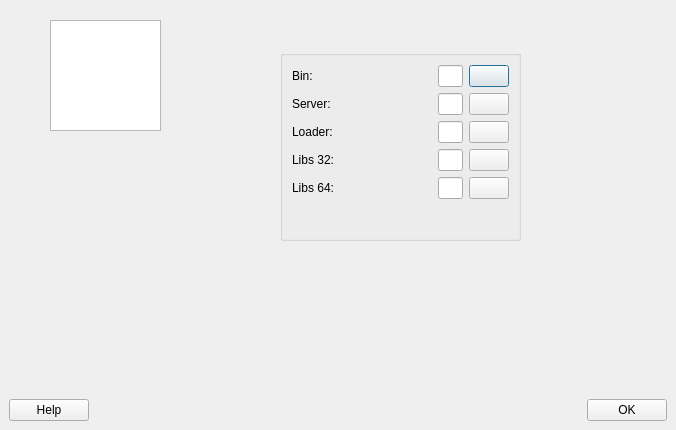
<?xml version="1.0" encoding="UTF-8"?>
<ui version="4.0">
 <class>VersionManager</class>
 <widget class="QDialog" name="VersionManager">
  <property name="windowModality">
   <enum>Qt::WindowModal</enum>
  </property>
  <property name="geometry">
   <rect>
    <x>0</x>
    <y>0</y>
    <width>676</width>
    <height>430</height>
   </rect>
  </property>
  <property name="minimumSize">
   <size>
    <width>340</width>
    <height>370</height>
   </size>
  </property>
  <property name="windowTitle">
   <string>Wine Version Manager</string>
  </property>
  <layout class="QVBoxLayout" name="verticalLayout">
   <property name="spacing">
    <number>0</number>
   </property>
   <property name="leftMargin">
    <number>0</number>
   </property>
   <property name="topMargin">
    <number>0</number>
   </property>
   <property name="rightMargin">
    <number>0</number>
   </property>
   <property name="bottomMargin">
    <number>0</number>
   </property>
   <item>
    <widget class="QWidget" name="wContent" native="true">
     <property name="sizePolicy">
      <sizepolicy hsizetype="Preferred" vsizetype="MinimumExpanding">
       <horstretch>0</horstretch>
       <verstretch>0</verstretch>
      </sizepolicy>
     </property>
     <widget class="QWidget" name="wPrefix" native="true">
      <property name="geometry">
       <rect>
        <x>40</x>
        <y>10</y>
        <width>131</width>
        <height>131</height>
       </rect>
      </property>
      <property name="sizePolicy">
       <sizepolicy hsizetype="Preferred" vsizetype="MinimumExpanding">
        <horstretch>0</horstretch>
        <verstretch>0</verstretch>
       </sizepolicy>
      </property>
      <widget class="QListWidget" name="listPrefix">
       <property name="geometry">
        <rect>
         <x>10</x>
         <y>10</y>
         <width>111</width>
         <height>111</height>
        </rect>
       </property>
      </widget>
     </widget>
     <widget class="QWidget" name="wSettings" native="true">
      <property name="geometry">
       <rect>
        <x>260</x>
        <y>20</y>
        <width>301</width>
        <height>261</height>
       </rect>
      </property>
      <property name="sizePolicy">
       <sizepolicy hsizetype="Preferred" vsizetype="MinimumExpanding">
        <horstretch>0</horstretch>
        <verstretch>0</verstretch>
       </sizepolicy>
      </property>
      <widget class="QGroupBox" name="gSettings">
       <property name="geometry">
        <rect>
         <x>20</x>
         <y>30</y>
         <width>241</width>
         <height>191</height>
        </rect>
       </property>
       <layout class="QVBoxLayout" name="verticalLayout_7">
        <item>
         <widget class="QWidget" name="widget_5" native="true">
          <layout class="QHBoxLayout" name="_15">
           <property name="leftMargin">
            <number>0</number>
           </property>
           <property name="topMargin">
            <number>0</number>
           </property>
           <property name="rightMargin">
            <number>0</number>
           </property>
           <property name="bottomMargin">
            <number>0</number>
           </property>
           <item>
            <widget class="QLabel" name="label_9">
             <property name="minimumSize">
              <size>
               <width>140</width>
               <height>0</height>
              </size>
             </property>
             <property name="maximumSize">
              <size>
               <width>140</width>
               <height>16777215</height>
              </size>
             </property>
             <property name="text">
              <string>Bin:</string>
             </property>
            </widget>
           </item>
           <item>
            <widget class="QLineEdit" name="txtWineBin"/>
           </item>
           <item>
            <widget class="QPushButton" name="cmdGetWineBin">
             <property name="text">
              <string/>
             </property>
             <property name="iconSize">
              <size>
               <width>16</width>
               <height>16</height>
              </size>
             </property>
            </widget>
           </item>
          </layout>
         </widget>
        </item>
        <item>
         <widget class="QWidget" name="widget_6" native="true">
          <layout class="QHBoxLayout" name="_16">
           <property name="leftMargin">
            <number>0</number>
           </property>
           <property name="topMargin">
            <number>0</number>
           </property>
           <property name="rightMargin">
            <number>0</number>
           </property>
           <property name="bottomMargin">
            <number>0</number>
           </property>
           <item>
            <widget class="QLabel" name="label_10">
             <property name="minimumSize">
              <size>
               <width>140</width>
               <height>0</height>
              </size>
             </property>
             <property name="maximumSize">
              <size>
               <width>140</width>
               <height>16777215</height>
              </size>
             </property>
             <property name="text">
              <string>Server:</string>
             </property>
            </widget>
           </item>
           <item>
            <widget class="QLineEdit" name="txtWineServerBin"/>
           </item>
           <item>
            <widget class="QPushButton" name="cmdGetWineServerBin">
             <property name="text">
              <string/>
             </property>
             <property name="iconSize">
              <size>
               <width>16</width>
               <height>16</height>
              </size>
             </property>
            </widget>
           </item>
          </layout>
         </widget>
        </item>
        <item>
         <widget class="QWidget" name="widget_12" native="true">
          <layout class="QHBoxLayout" name="_17">
           <property name="leftMargin">
            <number>0</number>
           </property>
           <property name="topMargin">
            <number>0</number>
           </property>
           <property name="rightMargin">
            <number>0</number>
           </property>
           <property name="bottomMargin">
            <number>0</number>
           </property>
           <item>
            <widget class="QLabel" name="label_12">
             <property name="minimumSize">
              <size>
               <width>140</width>
               <height>0</height>
              </size>
             </property>
             <property name="maximumSize">
              <size>
               <width>140</width>
               <height>16777215</height>
              </size>
             </property>
             <property name="text">
              <string>Loader:</string>
             </property>
            </widget>
           </item>
           <item>
            <widget class="QLineEdit" name="txtWineLoaderBin"/>
           </item>
           <item>
            <widget class="QPushButton" name="cmdGetWineLoaderBin">
             <property name="text">
              <string/>
             </property>
             <property name="iconSize">
              <size>
               <width>16</width>
               <height>16</height>
              </size>
             </property>
            </widget>
           </item>
          </layout>
         </widget>
        </item>
        <item>
         <widget class="QWidget" name="widget_13" native="true">
          <layout class="QHBoxLayout" name="_18">
           <property name="leftMargin">
            <number>0</number>
           </property>
           <property name="topMargin">
            <number>0</number>
           </property>
           <property name="rightMargin">
            <number>0</number>
           </property>
           <property name="bottomMargin">
            <number>0</number>
           </property>
           <item>
            <widget class="QLabel" name="label_13">
             <property name="minimumSize">
              <size>
               <width>140</width>
               <height>0</height>
              </size>
             </property>
             <property name="maximumSize">
              <size>
               <width>140</width>
               <height>16777215</height>
              </size>
             </property>
             <property name="text">
              <string>Libs 32:</string>
             </property>
            </widget>
           </item>
           <item>
            <widget class="QLineEdit" name="txtWineLibs32"/>
           </item>
           <item>
            <widget class="QPushButton" name="cmdGetWineLibs32">
             <property name="text">
              <string/>
             </property>
             <property name="iconSize">
              <size>
               <width>16</width>
               <height>16</height>
              </size>
             </property>
            </widget>
           </item>
          </layout>
         </widget>
        </item>
        <item>
         <widget class="QWidget" name="widget_14" native="true">
          <layout class="QHBoxLayout" name="_19">
           <property name="leftMargin">
            <number>0</number>
           </property>
           <property name="topMargin">
            <number>0</number>
           </property>
           <property name="rightMargin">
            <number>0</number>
           </property>
           <property name="bottomMargin">
            <number>0</number>
           </property>
           <item>
            <widget class="QLabel" name="label_14">
             <property name="minimumSize">
              <size>
               <width>140</width>
               <height>0</height>
              </size>
             </property>
             <property name="maximumSize">
              <size>
               <width>140</width>
               <height>16777215</height>
              </size>
             </property>
             <property name="text">
              <string>Libs 64:</string>
             </property>
            </widget>
           </item>
           <item>
            <widget class="QLineEdit" name="txtWineLibs64"/>
           </item>
           <item>
            <widget class="QPushButton" name="cmdGetWineLibs64">
             <property name="text">
              <string/>
             </property>
             <property name="iconSize">
              <size>
               <width>16</width>
               <height>16</height>
              </size>
             </property>
            </widget>
           </item>
          </layout>
         </widget>
        </item>
        <item>
         <spacer name="verticalSpacer_4">
          <property name="orientation">
           <enum>Qt::Vertical</enum>
          </property>
          <property name="sizeHint" stdset="0">
           <size>
            <width>20</width>
            <height>40</height>
           </size>
          </property>
         </spacer>
        </item>
       </layout>
      </widget>
     </widget>
    </widget>
   </item>
   <item>
    <widget class="QWidget" name="widget" native="true">
     <layout class="QVBoxLayout" name="verticalLayout_2">
      <property name="topMargin">
       <number>6</number>
      </property>
      <item>
       <layout class="QHBoxLayout">
        <item>
         <widget class="QPushButton" name="cmdHelp">
          <property name="text">
           <string>Help</string>
          </property>
         </widget>
        </item>
        <item>
         <spacer>
          <property name="orientation">
           <enum>Qt::Horizontal</enum>
          </property>
          <property name="sizeHint" stdset="0">
           <size>
            <width>40</width>
            <height>20</height>
           </size>
          </property>
         </spacer>
        </item>
        <item>
         <widget class="QPushButton" name="cmdOk">
          <property name="text">
           <string>OK</string>
          </property>
         </widget>
        </item>
       </layout>
      </item>
     </layout>
    </widget>
   </item>
  </layout>
 </widget>
 <resources/>
 <connections/>
</ui>
